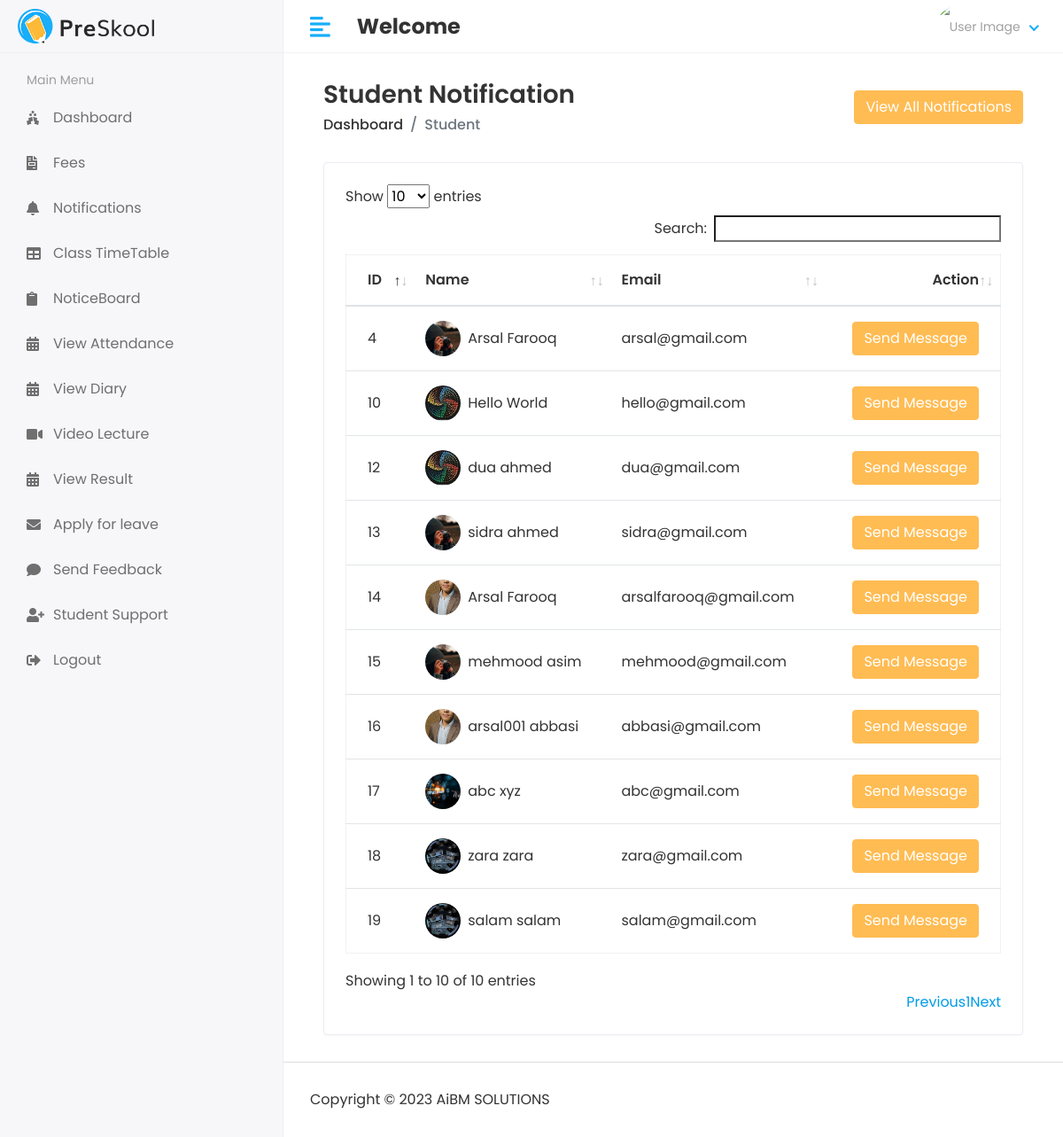
Screenshot of /hod/student/send_notification with the database file from the repository.
### schoolsystem/models.py (models this page shows, shortened)
class Student(models.Model):
    admin = models.OneToOneField(CustomUser, on_delete=models.CASCADE)
    address = models.TextField()
    gender = models.CharField(max_length=100)
    course_id = models.ForeignKey(Course, on_delete=models.DO_NOTHING)
    session_year_id = models.ForeignKey(Session_Year, on_delete=models.DO_NOTHING)
    created_at = models.DateTimeField(auto_now_add=True)
    updated_at = models.DateTimeField(auto_now=True)

class CustomUser(AbstractUser):
    User = (
        (1, 'HOD'),
        (2, 'STAFF'),
        (3, 'STUDENT'),
    )
    user_type = models.CharField(choices=User, max_length=50, default=1)
    profile_pic = models.ImageField(upload_to='media/profile_pic')

### student_management_system/hod_views.py (the view)
# urls.py: path('hod/student/send_notification', hod_views.STUDENT_NOTIFICATION, name='send_student_notification'),
def STUDENT_NOTIFICATION(request):
    student = Student.objects.all()
    notification = Student_Notification.objects.all()
    context = {
        'student': student,
        'notification': notification,
    }
    return render(request, 'hod/student_notification.html', context)

### templates/hod/student_notification.html (shortened to what this page needs)
{% extends 'base.html' %}
{% block content %}
<div class="content container-fluid">
               <div class="page-header">
                  <div class="row align-items-center">
                     <div class="col">
                        <h3 class="page-title">Student Notification</h3>
                        <ul class="breadcrumb">
                           <li class="breadcrumb-item"><a href="index.html">Dashboard</a></li>
                           <li class="breadcrumb-item active">Student</li>
                        </ul>
                     </div>
                     <div class="col-auto text-right float-right ml-auto">
                        <button type="button" class="btn btn-primary" data-toggle="modal" data-target="#exampleModalCenter">
                          View All Notifications
                        </button>
                     </div>
                  </div>
               </div>
               <div class="row">
                  <div class="col-sm-12">
                     <div class="card card-table">
                        <div class="card-body">
                           <div class="table-responsive">
                              <table id="table_id" class="table table-hover table-center mb-0">
                                 <thead>
                                    <tr>
                                       <th>ID</th>
                                       <th>Name</th>
                                        <th>Email</th>
                                       <th class="text-right">Action</th>
                                    </tr>
                                 </thead>
                                 <tbody>
                                    {% for i in student %}
                                        <tr>
                                           <td>{{i.id}}</td>
                                           <td>
                                              <h2 class="table-avatar">
                                                 <a href="student-details.html" class="avatar avatar-sm mr-2"><img class="avatar-img rounded-circle" src="/{{i.admin.profile_pic}}" alt="User Image"></a>
                                                 <a href="student-details.html">{{i.admin.first_name}}&nbsp;{{i.admin.last_name}}</a>
                                              </h2>
                                           </td>
                                            <td>{{i.admin.email}}</td>
                                           <td class="text-right">
                                              <button type="button" class="btn btn-primary" data-toggle="modal" data-target="#exampleModalCenter1-{{forloop.counter}}">
                                                  Send Message
                                              </button>
                                           </td>
                                        </tr>
                                    {% endfor %}
                                 </tbody>
                              </table>
                           </div>
                        </div>
                     </div>
                  </div>
               </div>
            </div>
{% endblock %}

### static/assets/css/style.css (style rules this page uses)
html { height: 100%; }
body { background-color: #fff; color: #333; font-family: 'Poppins', sans-serif; font-size: 1rem; height: 100%; line-height: 1.5; overflow-x: hidden; }
h1, h2, h3, h4, h5, h6 { font-family: 'Poppins', sans-serif; margin-top: 0; }
a { color: #009ce7; }
input, button, a { transition: all 0.4s ease; -moz-transition: all 0.4s ease; -o-transition: all 0.4s ease; -ms-transition: all 0.4s ease; -webkit-transition: all 0.4s ease; }
input, input:focus, button, button:focus { outline: none; }
ul, ol { padding: 0px; list-style: none; }
.table { color: #333; max-width: 100%; margin-bottom: 0; width: 100%; }
.table.dataTable { border-collapse: collapse !important; border: 1px solid rgba(0, 0, 0, 0.05); }
table.table td h2 { display: inline-block; font-size: inherit; font-weight: 400; margin: 0; padding: 0; vertical-align: middle; }
table.table td h2.table-avatar { align-items: center; display: inline-flex; font-size: inherit; font-weight: 400; margin: 0; padding: 0; vertical-align: middle; white-space: nowrap; }
table.table td h2 a { color: #333; }
.table thead tr th { font-weight: 600; }
.table tbody tr { border-bottom: 1px solid rgba(0, 0, 0, 0.05); }
.table.table-center td, .table.table-center th { vertical-align: middle; }
.card-table .card-body .table > thead > tr > th { border-top: 0; }
.card-table .card-body .table tr td:first-child, .card-table .card-body .table tr th:first-child { padding-left: 1.5rem; }
.card-table .card-body .table tr td:last-child, .card-table .card-body .table tr th:last-child { padding-right: 1.5rem; }
.card-table .table td, .card-table .table th { border-top: 1px solid #e2e5e8; padding: 1rem 0.75rem; white-space: nowrap; }
.btn-primary { background-color: #FFBC53; border: 1px solid #FFBC53; }
.card { border: 1px solid #ececf5; box-shadow: 0 1px 3px 0 rgba(0, 0, 0, 0.03); margin-bottom: 1.875rem; }
.card-body { padding: 1.5rem; }
.avatar { position: relative; display: inline-block; width: 3rem; height: 3rem }
.avatar > img { width: 100%; height: 100%; -o-object-fit: cover; object-fit: cover; }
.avatar-sm { width: 2.5rem; height: 2.5rem; }
.page-header { margin-bottom: 1.875rem; }
.page-header .breadcrumb { background-color: transparent; color: #6c757d; font-size: 1rem; font-weight: 500; margin-bottom: 0; padding: 0; }
.page-header .breadcrumb a { color: #333; }
.page-title { font-size: 28px; font-weight: 600; color: #333; margin-bottom: 5px; }

### rows the page displays
Student: id "4", admin.profile_pic (picture), admin.first_name "Arsal", admin.last_name "Farooq", admin.email "arsal@gmail.com"
Student: id "10", admin.profile_pic (picture), admin.first_name "Hello", admin.last_name "World", admin.email "hello@gmail.com"
Student: id "12", admin.profile_pic (picture), admin.first_name "dua", admin.last_name "ahmed", admin.email "dua@gmail.com"
Student: id "13", admin.profile_pic (picture), admin.first_name "sidra", admin.last_name "ahmed", admin.email "sidra@gmail.com"
Student: id "14", admin.profile_pic (picture), admin.first_name "Arsal", admin.last_name "Farooq", admin.email "arsalfarooq@gmail.com"
Student: id "15", admin.profile_pic (picture), admin.first_name "mehmood", admin.last_name "asim", admin.email "mehmood@gmail.com"
Student: id "16", admin.profile_pic (picture), admin.first_name "arsal001", admin.last_name "abbasi", admin.email "abbasi@gmail.com"
Student: id "17", admin.profile_pic (picture), admin.first_name "abc", admin.last_name "xyz", admin.email "abc@gmail.com"
Student: id "18", admin.profile_pic (picture), admin.first_name "zara", admin.last_name "zara", admin.email "zara@gmail.com"
Student: id "19", admin.profile_pic (picture), admin.first_name "salam", admin.last_name "salam", admin.email "salam@gmail.com"
